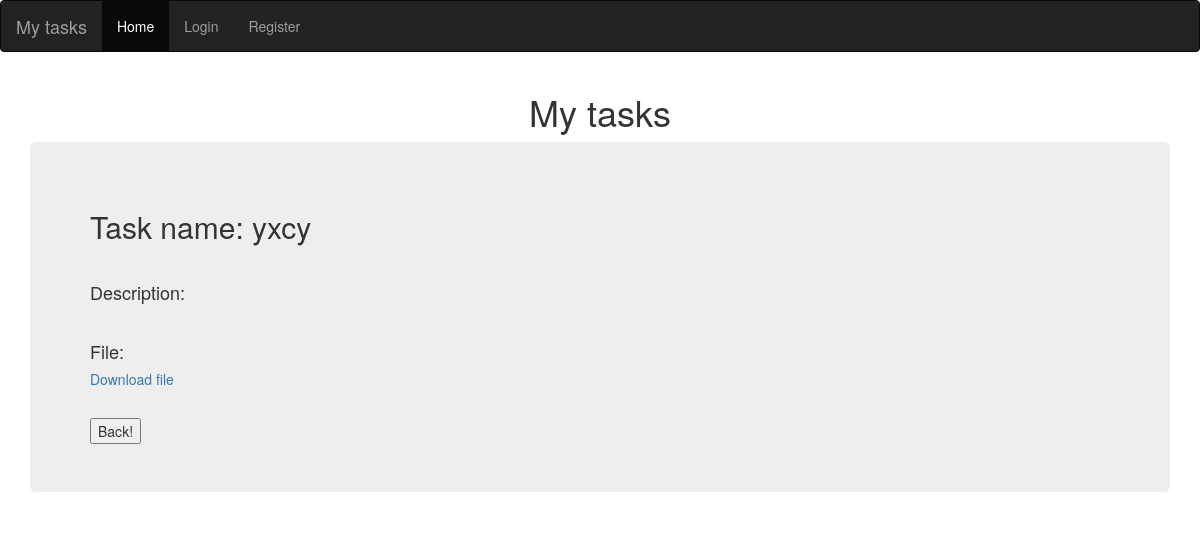
/detail?id=1, run on an earlier commit of the app's database.
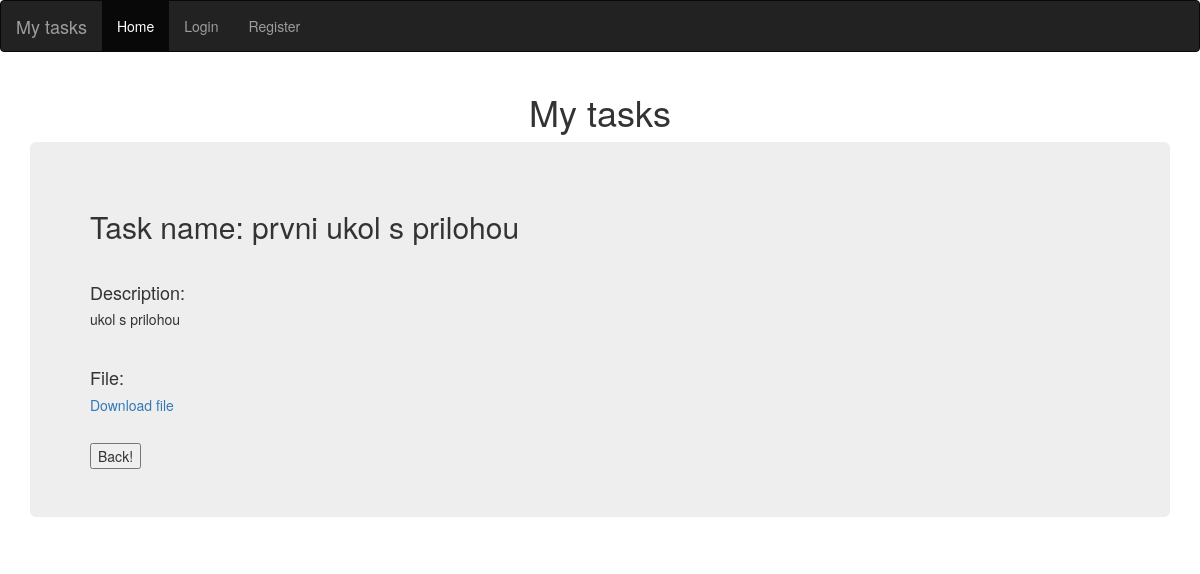
And on a later commit of the database.
### main.py (models this page shows, shortened)
class Task(db.Model):
    __tablename__ = "tasks"
    id = db.Column(db.Integer, primary_key=True)
    user_id = db.Column(db.Integer, db.ForeignKey("users.id"))
    title = db.Column(db.String(500), unique=True, nullable=False)
    description = db.Column(db.String(500), nullable=False)
    status = db.Column(db.String(20), nullable=False)
    deadline = db.Column(db.String(30), nullable=False)
    file_path = db.Column(db.String(250), nullable=False)

### main.py (the view)
@app.route("/detail", methods=["GET"])
def detail():
    task_id = request.args.get('id')
    task_selected = Task.query.get(task_id)
    return render_template("detail.html", task=task_selected,
                           current_user=current_user)

### templates/detail.html
{% extends "base.html" %}
{% block content %}
<h2>Task name: {{task.title}}</h2><br>
<h4>Description: </h4>
<h5>{{task.description}}</h5>
<br>
<h4>File: </h4>
{% if task.file_path=="": %}
<h5>No file</h5>
{% else: %}
<a href="{{ url_for('download_file',file=task.file_path) }}"><h5>Download file</h5></a>
{% endif %}
<br>
<form>
    <input type="button" value="Back!" onclick="history.go(-1)">
</form>
</div>
</div>
{% endblock %}

### templates/base.html (shortened to what this page needs)
<!DOCTYPE html>
<html lang="en">
<head>
    <link rel="stylesheet" href="static/styles.css">
    <link rel="stylesheet"
          href="https://maxcdn.bootstrapcdn.com/bootstrap/3.4.1/css/bootstrap.min.css">
</head>
<body class="my-bg">
<nav class="navbar navbar-inverse">
    <div class="container-fluid">
        <div class="navbar-header">
            <a class="navbar-brand" href="#">My tasks</a>
        </div>
        <ul class="nav navbar-nav">
            <li class="active"><a href="{{ url_for('home')}}">Home</a></li>
            {% if not current_user.is_authenticated: %}
            <li><a href="{{ url_for('login')}}">Login</a></li>
            <li><a href="{{ url_for('register')}}">Register</a></li>
            {% endif %}
        </ul>
    </div>
</nav>
<div class="container ">
    <h1 class="display-3" , style="text-align: center">My tasks</h1>
    <div class="jumbotron my-auto ">
        {% block content %}
        {% endblock %}
</body>
</html>

What changed in the data, as far as the page shows it:
changed Task: title "yxcy" → "prvni ukol s prilohou"; description (not shown) → "ukol s prilohou"
